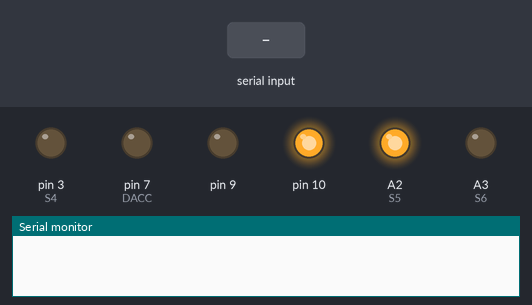
Simulated run of this sketch. Board: Arduino Uno, built with avr-gcc and run on an emulated ATmega328P. Shown: output pins drawn as LEDs (lit = HIGH), the last lines printed to the serial monitor. Inputs (shaded band) come from the test bench. Pins used as bus, display or sensor lines are not drawn.

Above: at 1.2 s.
1.3 s: "90,45,200\n" received over Serial
2.8 s: "30,150,10\n" received over Serial
At 3.2 s:
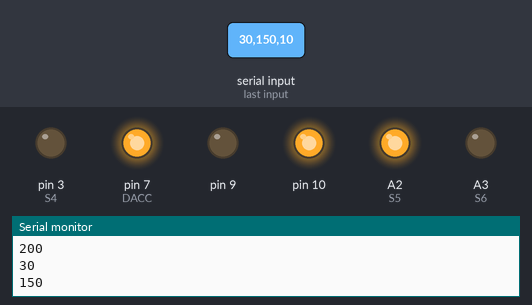
Timing chart, 0 to 5.8 s (numbered marks = the images above; inputs shaded):
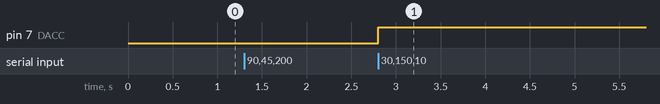

The sketch:

QSS010_v1.ino
```cpp
#include <AD5541.h>
#include <LTC1865.h>

#define DACC 7
#define LTC1865CONV 9

//for integrator usage
#define S1 6
#define S2 5
#define S3 4
#define S4 3
#define S5 A2
#define S6 A3
#define INJECTION_CHARGE_TIME 5
#define NEGATIVE_SAMPLING 1

#define TEST 0

AD5541 ad5541;
LTC1865 ltc1865;
long cnt=0;
void setup() {
	Serial.begin(115200);
	pinMode(DACC,OUTPUT);
	ad5541.init();
	ad5541.SetPin(DACC);
	SPI.begin();
	SPI.setBitOrder(MSBFIRST);
	SPI.setClockDivider(SPI_CLOCK_DIV2);
	ltc1865.init(LTC1865CONV,0);// ch0 is the first channel to read)

	//for integrator usage
	pinMode(S1, OUTPUT);
	pinMode(S2, OUTPUT);
	pinMode(S3, OUTPUT);
	pinMode(S4, OUTPUT);
	pinMode(S5, OUTPUT);
	pinMode(S6, OUTPUT);
	digitalWrite(S3, LOW);
	digitalWrite(S4, LOW);
	digitalWrite(S5, HIGH);
	digitalWrite(S6, LOW);
	reset(30);
}

void loop() {
	float v_init, v_step;
	unsigned long dt, pts, data_rate, delay_time_us, mv_times;
	unsigned int dv, data0, data1;
	long v0, start_time = micros(), t0, sum_data1;
	bool stop_flag = 0;
	int i=0;
	scanVar("initial Voatage(V): ", v_init);
	scanVar("scan step(V): ", v_step);
	scanVar("scan points: ", pts);
	scanVar("integrate time(us): ", dt);
	scanVar("update rate(Hz): ", data_rate);
//  scanVar("moving average: ", mv_times);
	delay_time_us = (1000000/data_rate);
	v0 = (v_init/5.0)*65535;
	dv = (v_step/5.0)*65535;
//  for(int j=0; j<mv_times; j++)sum_data1+=adc_read_ch1;
#if TEST
	Serial.println(v0);
	Serial.println(dv);
	Serial.println(pts); //scan half period points
	Serial.println(dt);
	Serial.println(1000000/delay_time_us);
//  Serial.println(mv_times);
#endif

//  t0 = millis();
	while(1)
	{
		ad5541.NormalWrite(v0);
		/////// integrate process /////
		reset(30);//不得<30, int hold end
		hold(10);
		integrate(dt);
    hold(10);
//		hold_sample(1);
		///////////////////////////////
		data0 = ltc1865.Read(1); // read the ch0 data and next channel is ch1
		data1 = ltc1865.Read(0); // read the ch1 data and next chanel is ch0
		if(i < pts)
		{
			v0 += dv;
			if(v0 > 65535) v0=65535;
		}
		else if(i < 2*pts)
		{
			v0 -= dv;
			if(v0 < 0) v0 = 0;
		}
		i++;
		if(i == 2*pts) i = 0;
		updataData(start_time, delay_time_us, data0, data1);
//    cnt++;
//    if(cnt==data_rate)
//    {
//      cnt=0;
//      Serial.print("time_update= ");
//      Serial.println(millis()-t0);
//      t0=millis();
//    }
		checkStop(stop_flag); // input any number greater than 0 will break the while loop
		if(stop_flag) break;
	}

}
void updataData(long &start_time, unsigned long delay_time_us, unsigned int data0, unsigned int data1)
{
  unsigned int dataH = 0, dataL = 0;
	while((micros() - start_time) < delay_time_us);
	start_time = micros();
  #if TEST
  Serial.print(start_time);
  Serial.print(",");
  #endif
#if 0
	Serial.print(data0);
	Serial.print(",");
	Serial.println(data1);
#else
//  dataH = (data0 & 0xFF00) >> 8;
//  Serial.write(dataH);
//  dataL = data0 & 0x00FF;
//  Serial.write(dataL);
//  dataH = (data1 & 0xFF00) >> 8;
//  Serial.write(dataH);
//  dataL = data1 & 0x00FF;
//  Serial.write(dataL);
#endif

}

void checkStop(bool &stop_flag)
{
  char r;
  while(Serial.available() > 0)
  {
    stop_flag = Serial.parseInt();
    r=Serial.read();
  }
}

void scanVar(String s, unsigned long &var)
{
	char r;
#if TEST
	Serial.print(s);
#endif
	while(Serial.available() == 0); // hold here till input from uart
	var = Serial.parseInt();
	r=Serial.read(); //read "\n"
	Serial.println(var);
}

void scanVar(String s, float &var)
{
	char r;
#if TEST
	Serial.print(s);
#endif
	while(Serial.available() == 0);
	var = Serial.parseFloat();
	r=Serial.read(); //read "\n"
	Serial.println(var);
}

void reset(int wait) //10
{
  PORTD = ((PORTD & B10011111) | (1<<S1));
  delayMicroseconds(wait);
}

void hold(int wait) //11
{
  PORTD = ((PORTD & B10011111) | (1<<S1) | (1<<S2));
  delayMicroseconds(wait);
}

void hold_sample(int wait) //11
{
//  PORTD = ((PORTD & B10001111) | (1<<S1) | (1<<S2) | (1<<S3)); //start sampling ad620 positive input
  PORTD = ((PORTD & B10000111) | (1<<S1) | (1<<S2) | (1<<S4)); //start sampling ad620 negative input
  delayMicroseconds(wait);
  PORTD = (PORTD & B11100111) ; // //stop sampling ad620 negative input
}

//void integrate(int wait) //01
//{
//  unsigned int bg;
//  PORTD = ((PORTD & B10011111) | (1<<S2)); //int start
//  delayMicroseconds(INJECTION_CHARGE_TIME);
////  PORTD = ((PORTD & B11100111) | (1<<S4) ); //start sampling ad620 negative input
//  PORTD = ((PORTD & B11100111) | (1<<S3) ); //start sampling ad620 positive input
//  delayMicroseconds(NEGATIVE_SAMPLING);
//  PORTD = (PORTD & B11100111); //stop sampling ad620 positive input
//  delayMicroseconds(wait);
//}
void integrate(unsigned long wait) //01
{
  unsigned int bg;
  PORTD = ((PORTD & B10011111) | (1<<S2)); //int start
//  delayMicroseconds(INJECTION_CHARGE_TIME);
//  PORTD = ((PORTD & B11100111) | (1<<S3) ); //start sampling ad620 positive input
//  delayMicroseconds(NEGATIVE_SAMPLING);
//  PORTD = (PORTD & B11100111); //stop sampling ad620 positive input
//  delay(wait);
  delayMicroseconds(wait);
}
```

LCT1865.cpp
```cpp
#include <LTC1865.h>

LTC1865::LTC1865()
{


}
void LTC1865::init(byte convpin, uint8_t firstch)
{
	_convpin = convpin;
	pinMode(_convpin, OUTPUT);
	digitalWrite(_convpin, LOW);

	if(firstch)
	{
		SPI.transfer(ADC_CH1_H);
		SPI.transfer(ADC_CH1_L);
	}
	else
	{
		SPI.transfer(ADC_CH0_H);
		SPI.transfer(ADC_CH0_L);
	}
}

unsigned int LTC1865::Read(uint8_t nextch)
{
	unsigned int data;
	digitalWrite(_convpin, HIGH);
	delayMicroseconds(4);
	digitalWrite(_convpin, LOW);
	if (nextch)
	data = (SPI.transfer(ADC_CH1_H))<<8 | (SPI.transfer(ADC_CH1_L));
	else
	data = (SPI.transfer(ADC_CH0_H))<<8 | (SPI.transfer(ADC_CH0_L));
return data;
}
```

Measured:
- after the input at 2.8 s, pin 7 (DACC): LOW → HIGH at once
